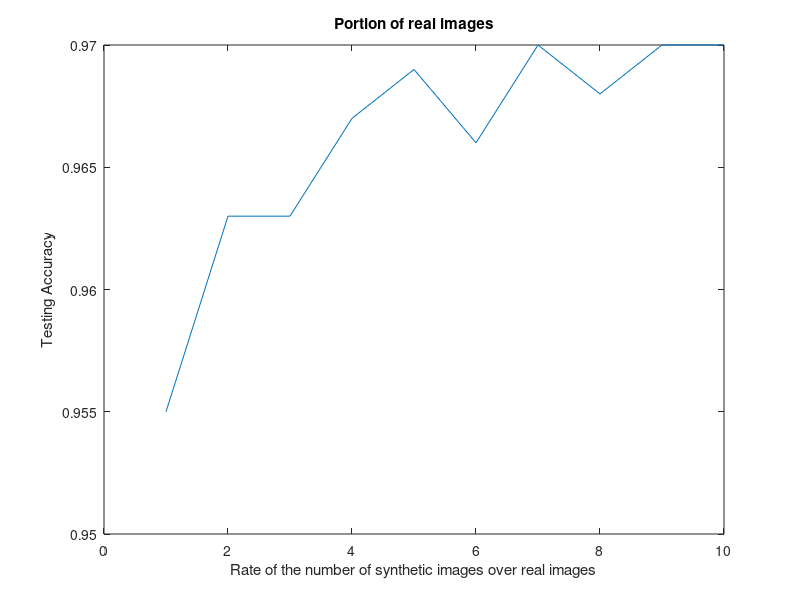
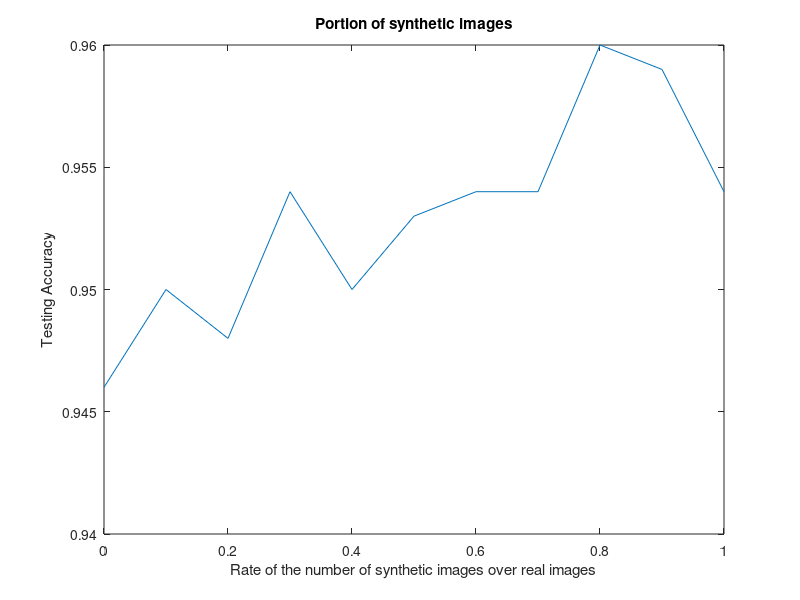

Source code (MATLAB) for these figures, in order:
close all; clc; clear;
% % EPOCH:50, lr=0.001
% index = 1:10;
% Acc = [0.949,0.956,0.954,0.960,0.965,0.972,0.972,0.970,0.970,0.971];  %0.971
% 
% index_ = 0.1:0.1:1;
% Acc_ = [0.941,0.943,0.942,0.945,0.931,0.946,0.946,0.946,0.954,0.950];

index = 1:10;
Acc = [0.955,0.963,0.963,0.967,0.969,0.966,0.970,0.968,0.970,0.970];  %0.971

index_ = 0:0.1:1;
Acc_ = [0.946,0.950,0.948,0.954,0.950,0.953,0.954,0.954,0.960,0.959,0.954];


figure (1)
plot(index,Acc)
xlabel('Rate of the number of synthetic images over real images')
ylabel('Testing Accuracy')
title('Portion of real images')

figure (2)
plot(index_,Acc_)
xlabel('Rate of the number of synthetic images over real images')
ylabel('Testing Accuracy')
title('Portion of synthetic images')